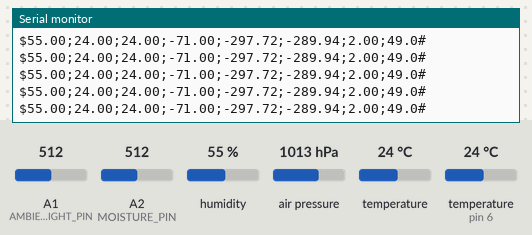
Simulated run of this sketch. Board: Arduino Mega 2560, built with avr-gcc and run on an emulated ATmega2560. Shown: the last lines printed to the serial monitor. Wiring (inferred from the names in the program): DHT22 sensor: data pin 6. Inputs (shaded band) come from the test bench; at power-on: humidity 55 %, air pressure 1013 hPa, temperature (sensor on pin 6) 24 °C, A1 (AMBIENT_LIGHT_PIN) = 512, A2 (MOISTURE_PIN) = 512, temperature 24 °C. No radio packets arrive unless stated.

Above: at 1.3 s.
1.4 s: humidity set to 22 %
At 1.54 s:
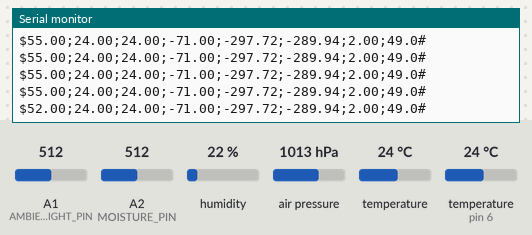
2.9 s: air pressure set to 952 hPa
At 2.92 s:
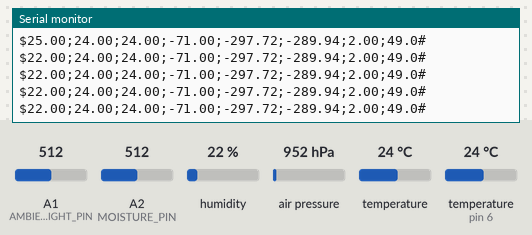
4.4 s: humidity set to 40 %
At 4.41 s:
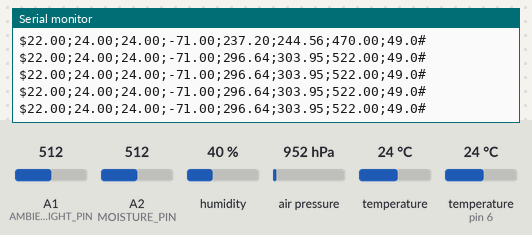
7.4 s: temperature (sensor on pin 6) set to 19 °C
At 7.4 s:
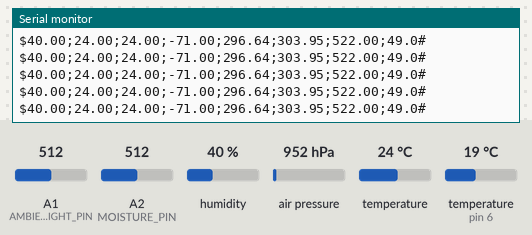
10.4 s: temperature (sensor on pin 6) set to 12 °C
At 10.5 s:
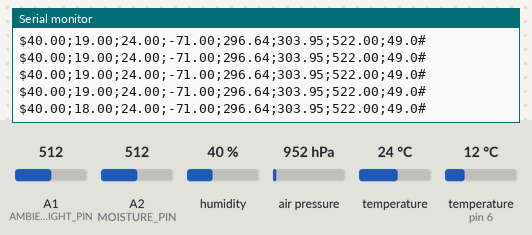
13.4 s: A1 (AMBIENT_LIGHT_PIN) set to 716
At 13.48 s:
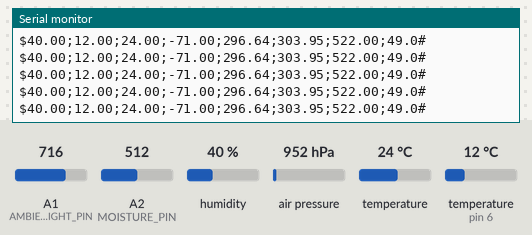
Timing chart, 0 to 16.4 s (numbered marks = the images above; inputs shaded):
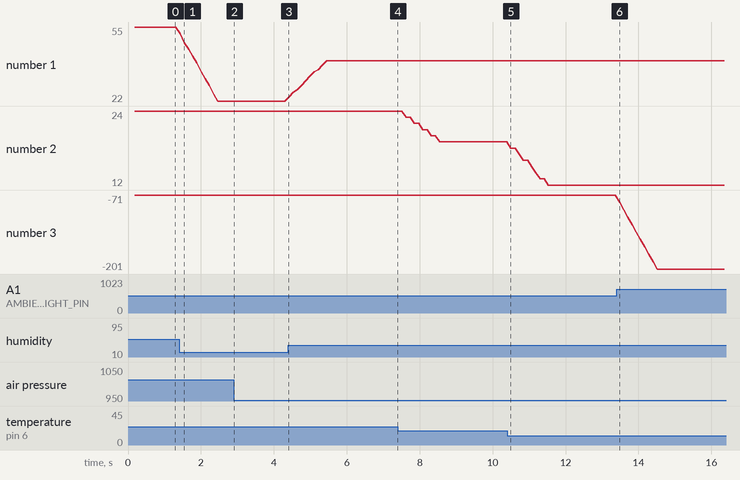

The sketch:

sensor_station.ino
```cpp
#include <Wire.h>
#include <VirtualWire.h>
#include <Adafruit_BMP085.h>
#include <dht.h>
#include <stdlib.h>
#include <movingAvg.h>

dht DHT;
Adafruit_BMP085 bmp;

#define DHT22_PIN 6
#define AMBIENT_LIGHT_PIN A1
#define MOISTURE_PIN A2
#define TRANSMITTER_PIN A6
#define SAMPLES 2
#define OUTPUT_STRING_LENGTH 64

movingAvg avg_temperature1;
movingAvg avg_temperature2;
movingAvg avg_pressure1;
movingAvg avg_pressure2;
movingAvg avg_altitude;
movingAvg avg_humidity;
movingAvg avg_illumination;
movingAvg avg_moisture;

float temperature1;
float temperature2;
float pressure1;
float pressure2;
float altitude;
float humidity;
float illumination;
float moisture;


int current = 0;
String output_string;

void setup()
{

  vw_set_tx_pin(TRANSMITTER_PIN);
  vw_setup(2000);
  Serial.begin(9600);
  Serial.println("WEATHER STATION");
  Serial.print("DHT LIBRARY VERSION: ");
  Serial.println(DHT_LIB_VERSION);
  Serial.println();
  if (!bmp.begin()) {
	Serial.println("Could not find a valid BMP085 sensor, check wiring!");
  }
  Serial.println("Humidity (%),Temperature DHT22(C),Temperature BMP085(C),Ambient Light, Pressure(hPa), Pressure MSL(hPa), Altitude(m), Moisture");

}

void loop()
{

  // READ DATA
  int chk = DHT.read22(DHT22_PIN);
  if(chk == DHTLIB_OK){
    humidity = DHT.humidity;
    temperature1 = DHT.temperature;
  }
  temperature2 = bmp.readTemperature();
  illumination = map(analogRead(AMBIENT_LIGHT_PIN), 0, 400, 255, 0);
  pressure1    = bmp.readPressure();
  pressure2    = bmp.readSealevelPressure(64.5 /* messured on 06.12.2014 */ );
  altitude     = bmp.readAltitude();
  moisture     = map(analogRead(MOISTURE_PIN), 0, 1024, 0, 99);


  output_string = "$";

  char tmp[10];
  float avg = avg_humidity.reading(humidity);
  dtostrf(avg,1,2,tmp);
  output_string.concat(tmp);
  output_string += ";";

  avg = avg_temperature1.reading(temperature1);
  dtostrf(avg,1,2,tmp);
  output_string.concat(tmp);
  output_string += ";";

  avg = avg_temperature2.reading(temperature2);
  dtostrf(avg,1,2,tmp);
  output_string.concat(tmp);
  output_string += ";";

  avg = avg_illumination.reading(illumination);
  dtostrf(avg,1,2,tmp);
  output_string.concat(tmp);
  output_string += ";";

  avg = avg_pressure1.reading(pressure1);
  dtostrf(avg/100,1,2,tmp);
  output_string.concat(tmp);
  output_string += ";";

  avg = avg_pressure2.reading(pressure2);
  dtostrf(avg/100,1,2,tmp);
  output_string.concat(tmp);
  output_string += ";";

  avg = avg_altitude.reading(altitude);
  dtostrf(avg,1,2,tmp);
  output_string.concat(tmp);
  output_string += ";";

  avg = avg_moisture.reading(moisture);
  dtostrf(avg,1,1,tmp);
  output_string.concat(tmp);
  output_string += "#";

  Serial.println(output_string);


#ifdef TRANSMIT
  digitalWrite(A10, HIGH);
  digitalWrite(13, HIGH);

  int rem_length = output_string.length();
  while(rem_length > 0){
    int to_send = 0;
    if(rem_length > VW_MAX_PAYLOAD){
      to_send = VW_MAX_PAYLOAD;
    } else {
      to_send = rem_length;
    }
    vw_send((uint8_t *)output_string.c_str()+(output_string.length()-rem_length), to_send);
    vw_wait_tx(); // Wait until the whole message is gone
    rem_length -= to_send;
    delay(100);
  }
  digitalWrite(13, LOW);
  digitalWrite(A10, LOW);
#endif

  delay(100);
  current++;
}
//
// END OF FILE
//
```

Measured:
- after the input at 1.4 s, the serial monitor: prints a new line at once (image 1)
- after the input at 10.4 s, the serial monitor: prints a new line after 0.10 s (image 5)
- plotted number 1: 22 → 40 after the input at 4.4 s
- plotted number 2: 24 → 19 after the input at 7.4 s, 19 → 12 after the input at 10.4 s
- plotted number 3: -71 → -201 after the input at 13.4 s
